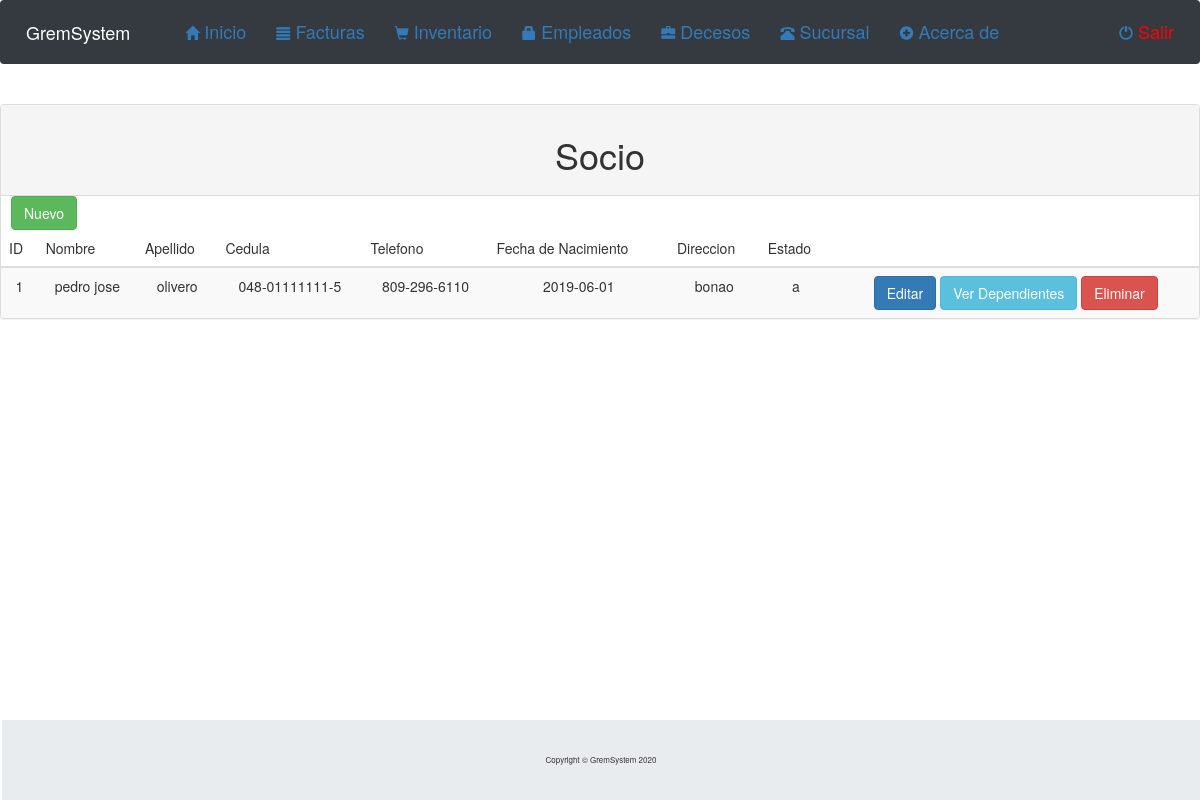
/socio.php, run on the app's committed database.
### tables this page shows
CREATE TABLE `socio` (
  `id_clien` int(11) NOT NULL,
  `nombreclien` varchar(20) DEFAULT NULL,
  `apellidoclien` varchar(100) DEFAULT NULL,
  `cedulaclien` varchar(100) DEFAULT NULL,
  `telefonoclien` varchar(20) DEFAULT NULL,
  `fechaclien` date NOT NULL,
  `direccionclien` varchar(100) NOT NULL,
  `estadoclien` char(1) DEFAULT NULL,
  `Suculsar` int(11) NOT NULL,
  `id_empleado` int(11) NOT NULL
);

CREATE TABLE `deuda` (
  `id_deuda` int(11) NOT NULL,
  `deuda` int(11) DEFAULT NULL,
  `fecha` date DEFAULT NULL,
  `estado` char(20) DEFAULT NULL,
  `id_clien` int(11) NOT NULL
);

### php/consultas/consultacliente.php (called while the page is built, shortened)
<?php
	function lista_cursos(){
		include('php\conexion.php');
		$sql="SELECT * FROM socio s JOIN deuda d ON (s.id_clien=d.id_clien)
		JOIN empleado e ON (s.id_empleado=e.id_empleado)";
		return $result=$mysqli->query($sql);
	}
?>

### socio.php (the view, shortened to what this page needs)
<?php
	include('php/pcabeza\pcabezacliente.php');
?>
	<link rel="stylesheet" href="https://maxcdn.bootstrapcdn.com/bootstrap/3.3.7/css/bootstrap.min.css">
<div class="panel panel-default" style="margin-top: 10px">
			<div class="panel-heading">
		   		<h1 style="text-align:center;">Socio</h1>
			</div>
			<p>
					<a href="socio_nuevo.php" class="btn btn-success pull-left"style="margin-left: 10px">Nuevo</a>
				</p>
	 			<table class="table table-striped" style="text-align: center;">
			 		<thead>
			 			<tr>
			 				<th>ID</th>
			 				<th>Nombre</th>
							 <th>Apellido</th>
			 				<th>Cedula</th>
							 <th>Telefono</th>
							 <th>Fecha de Nacimiento</th>
							 <th>Direccion</th>
			 				<th>Estado</th>
			 				<th></th>
			 			</tr>
			 		</thead>
			 		<tbody>
			 			<?php
			 			$query=lista_cursos();
		 				while ( $row= $query->fetch_assoc() ) {
		 					echo"
								<tr>
					 				<td>".$row['id_clien']."</td>
					 				<td>".$row['nombreclien']."</td>
					 				<td>".$row['apellidoclien']."</td>
									 <td>".$row['cedulaclien']."</td>
									 <td>".$row['telefonoclien']."</td>
									 <td>".$row['fechaclien']."</td>
									 <td>".$row['direccionclien']."</td>
									 <td>".$row['estadoclien']."</td>
					 				<td>
										 <a href='socio_actualizar.php?id=".$row['id_clien']."' class='btn btn-primary'>Editar</a>
										 <a href='dependiente.php?id=".$row['id_clien']."' class='btn btn-info'>Ver Dependientes</a>
					 					<a href='php\socio_registro.php?accion=DLT&id=".$row['id_clien']."' class='btn btn-danger'>Eliminar</a>
					 				</td>
					 			</tr>
		 					";
		 				}
			 			?>
			 		</tbody>
				</table>
			</div>
<?php
	include('php/ppie.php');
?>

### data on the page
socio: deuda.id_clien "1", nombreclien "pedro jose", apellidoclien "olivero", cedulaclien "048-01111111-5", telefonoclien "809-296-6110", fechaclien "2019-06-01", direccionclien "bonao", estadoclien "a"
